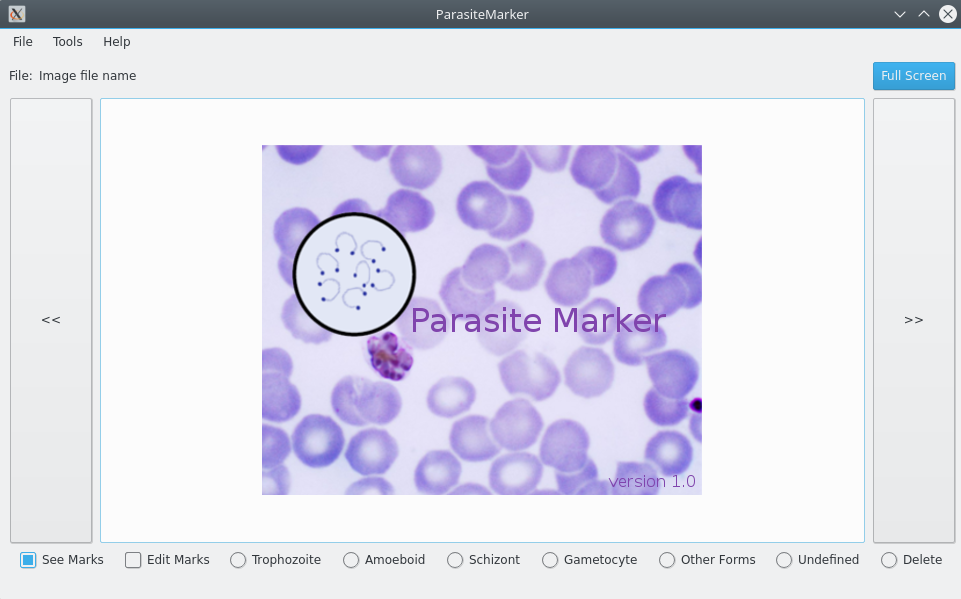

Reproduce this figure in Python.
#!/usr/bin/env python
# -*- coding: utf-8 -*-

#########################################################################################
# Copyright (c) 2017 Francisco Perdigon Romero
# Authors: Francisco Perdigon Romero
# email: '[email redacted]'
# About the license: see the file LICENSE.TXT
#########################################################################################

__author__ = 'Francisco Perdigon Romero'
__email__ = '[email redacted]'

from PySide import QtCore, QtGui
import PM_kernel as kernel
import PM_UI as UI
import operator
import os
import csv
import PM_resources
try:
    _fromUtf8 = QtCore.QString.fromUtf8
except AttributeError:
    def _fromUtf8(s):
        return s

try:
    _encoding = QtGui.QApplication.UnicodeUTF8
    def _translate(context, text, disambig):
        return QtGui.QApplication.translate(context, text, disambig, _encoding)
except AttributeError:
    def _translate(context, text, disambig):
        return QtGui.QApplication.translate(context, text, disambig)


### Variaveis auxiliares ###
ClickedPoint = QtCore.QPoint()

### Clases auxiliares ###
class MyGraphicsScene(QtGui.QGraphicsScene):
    """Reimplementacao de QGraphicsView para implementar mousePressEvent"""
    ClickedPoint_S = QtCore.Signal()

    def __init__(self):
        QtGui.QGraphicsScene.__init__(self)

    def mousePressEvent(self, event):
        super(MyGraphicsScene, self).mousePressEvent(event)
        print('mouseMoveEvent: pos {}'.format(event.pos()))
        global ClickedPoint
        ClickedPoint = event.pos()
        self.ClickedPoint_S.emit()


class Ui_PM(UI.Ui_MainWindow):
    def __init__(self):
        super(Ui_PM, self).__init__()

    def setupUi(self, MainWindow):
        # Calling the super stupUi funtion
        super(Ui_PM, self).setupUi(MainWindow)
        ### Codigo adicionado ###

        ### Variaveis auxiliares ###
        self.FirstTime = True

        ### Criacao de Scenes ###
        self.LogoImage_scene = MyGraphicsScene()
        self.OriginalImage_scene = MyGraphicsScene()
        self.MarkedImage_scene = MyGraphicsScene()

        ### Agregacao de escena e colocacao do logo ###
        #LogoImage = QtGui.QImage('LogoImage.jpg')
        #LogoPixmap = QtGui.QPixmap.fromImage(LogoImage)
        LogoPixmap = QtGui.QPixmap(":/Logo/Logo_v1.0.png")
        self.LogoImage_scene.addPixmap(LogoPixmap)
        self.Image_graphicsView.setScene(self.LogoImage_scene)

        ### Methods calls ###

        self.MarkedImage_scene.ClickedPoint_S.connect(self.GraphicsViewClickfunc)
        self.SeeMarks_checkBox.clicked.connect(self.SeeMarksfunc)
        self.ImForward_pushButton.clicked.connect(self.ImForwardfunc)
        self.ImBack_pushButton.clicked.connect(self.ImBackfunc)
        self.OpenFolder_action.triggered.connect(self.MenuOpenfunc)
        self.Close_action.triggered.connect(self.MenuClosefunc)
        self.AboutQt_action.triggered.connect(QtGui.qApp.aboutQt)
        self.About_action.triggered.connect(self.Aboutfunc)
        self.UserInfo_action.triggered.connect(self.UserInfofunc)
        self.Login_action.triggered.connect(self.Loginfunc)
        self.ExportMarks_action.triggered.connect(self.ExportMarksfunc)
        self.Count_Bacillus_action.triggered.connect(self.CountBacillusfunc)
        self.FullScreen_pushButton.clicked.connect(self.FullScreenfunc)

    ### Funcoes para a UI ###
    def FullScreenfunc(self):
        # Para mostrar a scena correta, marcada ou nao
        if kernel.ActImageName != '':
            if self.SeeMarks_checkBox.isChecked():
                items = self.MarkedImage_scene.items()
                totalRect = reduce(operator.or_, (i.sceneBoundingRect() for i in items))
                pix = QtGui.QPixmap(totalRect.width(), totalRect.height())
                painter = QtGui.QPainter(pix)
                self.MarkedImage_scene.render(painter, totalRect)


            else:
                items = self.OriginalImage_scene.items()
                totalRect = reduce(operator.or_, (i.sceneBoundingRect() for i in items))
                pix = QtGui.QPixmap(totalRect.width(), totalRect.height())
                painter = QtGui.QPainter(pix)
                self.OriginalImage_scene.render(painter, totalRect)

            imageViewer = FSImageViewer(pix)
            imageViewer.showFullScreen()
            imageViewer.exec_() # da error pero si lo quito el full Screen no funciona
            print('Image em FullScreen')

    def CountBacillusfunc(self):

        fn_col = []
        tn_col = []
        an_col = []
        sn_col = []
        gn_col = []
        ofn_col = []
        un_col = []

        fn_col.append('File Name')
        tn_col.append('Trophozoite')
        an_col.append('Amoeboid')
        sn_col.append('Schizont')
        gn_col.append('Gametocyte')
        ofn_col.append('Other Forms')
        un_col.append('Undefined')

        all_tn = 0
        all_an = 0
        all_sn = 0
        all_gn = 0
        all_ofn = 0
        all_un = 0

        self.MenuOpenfunc()

        if os.path.exists(kernel.ActImagesFolder + '/' + kernel.CountFolder) == False:
            os.mkdir(kernel.ActImagesFolder + '/' + kernel.CountFolder)

        FN = kernel.ActImagesFolder.split('/')[-1]
        CSVCountFile = FN + '_CountFile.csv'

        Num_Img = kernel.ImagesList.__len__()

        for i in range(Num_Img):
            kernel.ActImageName = kernel.ImagesList[i]

            # Ler marcas do aquivo asociado
            kernel.CSVMarkRead(
                kernel.ActImagesFolder + '/' + kernel.AnnotationFolder + '/' + kernel.ActImageName.split('/')[-1][
                                                                               :-3] + 'csv')
            # Parasites in one image
            tn = kernel.Trophozoite.__len__()
            an = kernel.Amoeboid.__len__()
            sn = kernel.Schizonts.__len__()
            gn = kernel.Gametocyte.__len__()
            ofn = kernel.Other_Forms.__len__()
            un = kernel.Undefined.__len__()

            # All parasites of tail
            all_tn += tn
            all_an += an
            all_sn += sn
            all_gn += gn
            all_ofn += ofn
            all_un += un


            fn_col.append(kernel.ActImageName.split('/')[-1][:-4])
            tn_col.append(tn)
            an_col.append(an)
            sn_col.append(sn)
            gn_col.append(gn)
            ofn_col.append(ofn)
            un_col.append(un)


        fn_col.insert(1, 'Total')
        tn_col.insert(1, all_tn)
        an_col.insert(1, all_an)
        sn_col.insert(1, all_sn)
        gn_col.insert(1, all_gn)
        ofn_col.insert(1, all_ofn)
        un_col.insert(1, all_un)

        fn_col.insert(2, ' ')
        tn_col.insert(2, ' ')
        an_col.insert(2, ' ')
        sn_col.insert(2, ' ')
        gn_col.insert(2, ' ')
        ofn_col.insert(2, ' ')
        un_col.insert(2, ' ')

        # Write all quantite of Bacillus in tail
        with open(kernel.ActImagesFolder + '/' + kernel.CountFolder + '/' + CSVCountFile, 'wb') as f:
            writer = csv.writer(f)

            for fn,tn,an,sn,gn,ofn,un in zip(fn_col,tn_col,an_col,sn_col,gn_col,ofn_col,un_col):
                writer.writerow([fn,tn,an,sn,gn,ofn,un])

        print('Parasites Counted')

    def ExportMarksfunc(self):
        self.MenuOpenfunc()

        if os.path.exists(kernel.ActImagesFolder + '/' + kernel.ExportFolder) == False:
            os.mkdir(kernel.ActImagesFolder + '/' + kernel.ExportFolder)

        Num_Img = kernel.ImagesList.__len__()
        for i in range(Num_Img):
            # Codigo para fucionar as capas da scene e gerar uma so mapa de bits
            items = self.MarkedImage_scene.items()
            totalRect = reduce(operator.or_, (i.sceneBoundingRect() for i in items))
            pix = QtGui.QPixmap(totalRect.width(), totalRect.height())
            #pix = QtGui.QPixmap(1388, 1040)
            self.MarkedImage_scene.render(QtGui.QPainter(pix))
            #Depois de fucionadas todas as marcas num so mapa de pixels ele pode ser salvado como BMP
            pix.save(kernel.ActImagesFolder + '/' + kernel.ExportFolder + '/' + kernel.ActImageName.split('/')[-1][:-4] + '_Marked.bmp')
            if i < (Num_Img - 1):
                self.ImForward_NoShowfunc()
            else:
                self.Image_graphicsView.setScene(self.LogoImage_scene)
                self.ImFileName_label.setText('Bacillus image file name')

        print('Images Exported')

    def SaveSceneToBMP(self):
        # Codigo para fucionar as capas da scene e gerar uma so mapa de bits

        items = self.MarkedImage_scene.items()
        totalRect = reduce(operator.or_, (i.sceneBoundingRect() for i in items))
        pix = QtGui.QPixmap(totalRect.width(), totalRect.height())
        painter = QtGui.QPainter(pix)
        self.MarkedImage_scene.render(painter, totalRect)

        #Depois de fucionadas todas as marcas num so mapa de pixels ele pode ser salvado como BMP
        filename = kernel.ActImagesFolder + '/' + kernel.ExportFolder + '/' + kernel.ActImageName.split('/')[-1][:-4] + '_Marked.bmp'
        pix.save(kernel.ActImagesFolder + '/' + kernel.ExportFolder + '/' + kernel.ActImageName.split('/')[-1][:-4] + '_Marked.bmp')

    def UserInfofunc(self):
        uiDialog = QtGui.QDialog()
        uid = UI_Dialog()
        uid.setupUi(uiDialog)
        uiDialog.show()
        uiDialog.exec_()

    def Loginfunc(self):
        lwDialog = QtGui.QDialog()
        lwd = LW_Dialog()
        lwd.setupUi(lwDialog)
        lwDialog.show()
        lwDialog.exec_()

    def Aboutfunc(self):

        QtGui.QMessageBox.about(QtGui.QMainWindow(), "About ParasiteMarker",
                "<b>ParaciteMarker v0.1</b> is an aplication to easy mark Malaria parasites. This software born from the <b>BacillusMarker v1.0</b> project."
                "<br><br><a href=\"https://opensource.org/licenses/MIT\">MIT License</a>"
                "<br>Copyright (c) 2017 Francisco Perdigón Romero"                
                "<br><br>Email: <a href=\"mailto:[email redacted]\">[email redacted]</a>"
                "<br><br>Support"
                "<br>Universidade Federal do Amazonas, Brasil (UFAM)."
                "<br> <a href=\"http://www.ufam.edu.br/\">http://www.ufam.edu.br/</a>"
                "<br>Centro de Pesquisa e Desenvolvimento em Tecnologia Eletrônica e da Informação (CETELI)."
                "<br> <a href=\"http://www.ceteli.ufam.edu.br/\">http://www.ceteli.ufam.edu.br/</a> "
                "<br>Instituto Nacional de Pesquisa da Amazonia (INPA)."
                "<br> <a href=\"http://portal.inpa.gov.br/\">http://portal.inpa.gov.br/</a>"
                .decode("utf8"))

    def SeeMarksfunc(self):
        if kernel.ActImageName != '':
            # Para mostrar a scena correta, marcada ou nao
            if self.SeeMarks_checkBox.isChecked():
                self.Image_graphicsView.setScene(self.MarkedImage_scene)
            else:
                self.Image_graphicsView.setScene(self.OriginalImage_scene)

    def ImForwardfunc(self):
        if kernel.ActUserNameType != []:
            if kernel.ActImagesFolder == '':
                FolderN = QtGui.QFileDialog.getExistingDirectory(self.centralwidget, 'Open images folder')
                kernel.GetBMPImagesInFolder(FolderN.__str__())
                kernel.ActImagesFolder = FolderN.__str__()
                self.FirstTime = True

            if kernel.ActImagesFolder != '':
                if self.FirstTime == False:
                    # Contador de imagem atual, se chega no final da lista ele vai para o inicio
                    if (kernel.ImagesList.__len__() - 1) == kernel.ActImageNumber:
                        kernel.ActImageNumber = 0
                    else:
                        kernel.ActImageNumber += 1
                else:
                    self.FirstTime = False


                if kernel.ActImageModifiedMarks:
                    # Salvar marcas, no numero anterior porque ja voi aumentado o puntero
                    kernel.CSVMarkWrite(kernel.ActImagesFolder + '/' + kernel.AnnotationFolder + '/' + kernel.ActImageName.split('/')[-1][:-3] + 'csv')
                    kernel.CSVLogWrite(kernel.ActImagesFolder + '/' + kernel.LogFolder + '/' + kernel.ActImageName.split('/')[-1][:-3] + 'csv')
                    kernel.ActImageModifiedMarks = False
                    print('CSV actual')
                    print(kernel.ActImagesFolder + '/' + kernel.AnnotationFolder + '/' + kernel.ActImageName.split('/')[-1][:-3] + 'csv')
                    print('IMG actual')
                    print(kernel.ActImageName)

                print('kernel.ActImageNumber')
                print(kernel.ActImageNumber)
                kernel.ActImageName = kernel.ImagesList[kernel.ActImageNumber]

                # Ler marcas do aquivo asociado
                kernel.CSVMarkRead(kernel.ActImagesFolder + '/' + kernel.AnnotationFolder + '/' + kernel.ActImageName.split('/')[-1][:-3] + 'csv')
                kernel.CSVLogRead(kernel.ActImagesFolder + '/' + kernel.LogFolder + '/' + kernel.ActImageName.split('/')[-1][:-3] + 'csv')

                self.update_Item_Number()

                TMPImage = QtGui.QImage(kernel.ImagesList[kernel.ActImageNumber])
                TMPPixmap = QtGui.QPixmap.fromImage(TMPImage)
                self.OriginalImage_scene.clear()
                self.MarkedImage_scene.clear()
                self.OriginalImage_scene.addPixmap(TMPPixmap)
                self.MarkedImage_scene.addPixmap(TMPPixmap)

                #llamar a la funcion que coloca todas las marcas
                self.PaintAllMarksfunc()

                # Para mostrar a scena correta, marcada ou nao
                if self.SeeMarks_checkBox.isChecked():
                    self.Image_graphicsView.setScene(self.MarkedImage_scene)
                else:
                    self.Image_graphicsView.setScene(self.OriginalImage_scene)


        else:
            lwDialog = QtGui.QDialog()
            lwd = LW_Dialog()
            lwd.setupUi(lwDialog)
            lwDialog.show()
            lwDialog.exec_()

    def ImForward_NoShowfunc(self):
        kernel.ActImageNumber += 1
        print('kernel.ActImageNumber')
        print(kernel.ActImageNumber)
        kernel.ActImageName = kernel.ImagesList[kernel.ActImageNumber]

        # Ler marcas do aquivo asociado
        kernel.CSVMarkRead(kernel.ActImagesFolder + '/' + kernel.AnnotationFolder + '/' + kernel.ActImageName.split('/')[-1][:-3] + 'csv')


        TMPImage = QtGui.QImage(kernel.ImagesList[kernel.ActImageNumber])
        TMPPixmap = QtGui.QPixmap.fromImage(TMPImage)
        self.OriginalImage_scene.clear()
        self.MarkedImage_scene.clear()
        self.OriginalImage_scene.addPixmap(TMPPixmap)
        self.MarkedImage_scene.addPixmap(TMPPixmap)

        #llamar a la funcion que coloca todas las marcas
        self.PaintAllMarksfunc()

    def ImBackfunc(self):
        if kernel.ActUserNameType != []:
            if kernel.ActImagesFolder == '':
                FolderN = QtGui.QFileDialog.getExistingDirectory(self.centralwidget, 'Open images folder')
                kernel.GetBMPImagesInFolder(FolderN.__str__())
                kernel.ActImagesFolder = FolderN.__str__()
                self.FirstTime = True

            if kernel.ActImagesFolder != '':
                if self.FirstTime == False:
                    # Contador de imagem atual, se chega no final da lista ele vai para o inicio
                    if (kernel.ImagesList.__len__() - 1) == kernel.ActImageNumber:
                        kernel.ActImageNumber = 0
                    else:
                        kernel.ActImageNumber -= 1
                else:
                    self.FirstTime = False

                if kernel.ActImageModifiedMarks:
                    # Salvar marcas, no numero anterior porque ja voi aumentado o puntero
                    kernel.CSVMarkWrite(kernel.ActImagesFolder + '/' + kernel.AnnotationFolder + '/' + kernel.ActImageName.split('/')[-1][:-3] + 'csv')
                    kernel.CSVLogWrite(kernel.ActImagesFolder + '/' + kernel.LogFolder + '/' + kernel.ActImageName.split('/')[-1][:-3] + 'csv')
                    kernel.ActImageModifiedMarks = False

                print('kernel.ActImageNumber')
                print(kernel.ActImageNumber)
                kernel.ActImageName = kernel.ImagesList[kernel.ActImageNumber]

                # Ler marcas do aquivo asociado
                kernel.CSVMarkRead(kernel.ActImagesFolder + '/' + kernel.AnnotationFolder + '/' + kernel.ActImageName.split('/')[-1][:-3] + 'csv')
                kernel.CSVLogRead(kernel.ActImagesFolder + '/' + kernel.LogFolder + '/' + kernel.ActImageName.split('/')[-1][:-3] + 'csv')

                self.update_Item_Number()

                TMPImage = QtGui.QImage(kernel.ImagesList[kernel.ActImageNumber])
                TMPPixmap = QtGui.QPixmap.fromImage(TMPImage)
                self.OriginalImage_scene.clear()
                self.MarkedImage_scene.clear()
                self.OriginalImage_scene.addPixmap(TMPPixmap)
                self.MarkedImage_scene.addPixmap(TMPPixmap)

                #llamar a la funcion que coloca todas las marcas
                self.PaintAllMarksfunc()

                # Para mostrar a scena correta, marcada ou nao
                if self.SeeMarks_checkBox.isChecked():
                    self.Image_graphicsView.setScene(self.MarkedImage_scene)
                else:
                    self.Image_graphicsView.setScene(self.OriginalImage_scene)
        else:
            lwDialog = QtGui.QDialog()
            lwd = LW_Dialog()
            lwd.setupUi(lwDialog)
            lwDialog.show()
            lwDialog.exec_()

    def MenuOpenfunc(self):
        if kernel.ActUserNameType != []:
            FolderN = QtGui.QFileDialog.getExistingDirectory(self.centralwidget, 'Open images folder')
            kernel.GetBMPImagesInFolder(FolderN.__str__())
            kernel.ActImagesFolder = FolderN.__str__()

            if kernel.ActImagesFolder != '':
                self.FirstTime = False

                if kernel.ActImageModifiedMarks:
                    # Salvar marcas, no numero anterior porque ja voi aumentado o puntero
                    kernel.CSVMarkWrite(kernel.ActImagesFolder + '/' + kernel.AnnotationFolder + '/' + kernel.ActImageName.split('/')[-1][:-3] + 'csv')
                    kernel.CSVLogWrite(kernel.ActImagesFolder + '/' + kernel.LogFolder + '/' + kernel.ActImageName.split('/')[-1][:-3] + 'csv')
                    kernel.ActImageModifiedMarks = False

                kernel.ActImageNumber = 0
                kernel.ActImageName = kernel.ImagesList[kernel.ActImageNumber]

                # Ler marcas do aquivo asociado
                kernel.CSVMarkRead(kernel.ActImagesFolder + '/' + kernel.AnnotationFolder + '/' + kernel.ActImageName.split('/')[-1][:-3] + 'csv')
                kernel.CSVLogRead(kernel.ActImagesFolder + '/' + kernel.LogFolder + '/' + kernel.ActImageName.split('/')[-1][:-3] + 'csv')

                self.update_Item_Number()

                TMPImage = QtGui.QImage(kernel.ImagesList[kernel.ActImageNumber])
                TMPPixmap = QtGui.QPixmap.fromImage(TMPImage)
                self.OriginalImage_scene.clear()
                self.MarkedImage_scene.clear()
                self.OriginalImage_scene.addPixmap(TMPPixmap)
                self.MarkedImage_scene.addPixmap(TMPPixmap)

                #llamar a la funcion que coloca todas las marcas
                self.PaintAllMarksfunc()

                # Para mostrar a scena correta, marcada ou nao
                if self.SeeMarks_checkBox.isChecked():
                    self.Image_graphicsView.setScene(self.MarkedImage_scene)
                else:
                    self.Image_graphicsView.setScene(self.OriginalImage_scene)
        else:
            lwDialog = QtGui.QDialog()
            lwd = LW_Dialog()
            lwd.setupUi(lwDialog)
            lwDialog.show()
            lwDialog.exec_()

    def MenuClosefunc(self):
        if kernel.ActImageModifiedMarks:
            # Salvar marcas, no numero anterior porque ja voi aumentado o puntero
            kernel.CSVMarkWrite(kernel.ActImagesFolder + '/' + kernel.AnnotationFolder + '/' + kernel.ActImageName.split('/')[-1][:-3] + 'csv')
            kernel.CSVLogWrite(kernel.ActImagesFolder + '/' + kernel.LogFolder + '/' + kernel.ActImageName.split('/')[-1][:-3] + 'csv')
            kernel.ActImageModifiedMarks = False

        quit()

    def GraphicsViewClickfunc(self): # Hacer funcion para el delete
        if self.EditMarks_checkBox.isChecked():
            global ClickedPoint
            self.EditMarksfunc([int(ClickedPoint.x()), int(ClickedPoint.y())])

    def EditMarksfunc(self, Position):
        """Agrega uma marca na variavel de kernel e na escena de marcas"""
        [x, y] = Position
        kernel.ActImageModifiedMarks = True

        if self.Bacillus_radioButton.isChecked():
            kernel.Trophozoite.append(['t', x, y])
            self.MarkImagefunc(kernel.Trophozoite[-1])

        if self.BacillusCluster_radioButton.isChecked():
            kernel.Amoeboid.append(['a', x, y])
            self.MarkImagefunc(kernel.Amoeboid[-1])

        if self.radioButton_2.isChecked():
            kernel.Schizonts.append(['s', x, y])
            self.MarkImagefunc(kernel.Schizonts[-1])

        if self.radioButton.isChecked():
            kernel.Gametocyte.append(['g', x, y])
            self.MarkImagefunc(kernel.Gametocyte[-1])

        if self.radioButton_3.isChecked():
            kernel.Other_Forms.append(['of', x, y])
            self.MarkImagefunc(kernel.Other_Forms[-1])

        if self.Undefined_radioButton.isChecked():
            kernel.Undefined.append(['u',x,y])
            self.MarkImagefunc(kernel.Undefined[-1])

        if self.Delete_radioButton.isChecked():
            c = 0
            for ltype,lx,ly in kernel.Trophozoite:
                if ((lx - 5) < x) and ((lx + 5) > x) and ((ly - 5) < y) and ((ly + 5) > y):
                    kernel.Trophozoite.__delitem__(c)
                    print('Element deleted')
                    self.PaintAllMarksfunc()
                c += 1

            c = 0
            for ltype,lx,ly in kernel.Amoeboid:
                if ((lx - 5) < x) and ((lx + 5) > x) and  ((ly - 5) < y) and ((ly + 5) > y):
                    kernel.Amoeboid.__delitem__(c)
                    print('Element deleted')
                    self.PaintAllMarksfunc()
                c += 1

            c = 0
            for ltype, lx, ly in kernel.Schizonts:
                if ((lx - 5) < x) and ((lx + 5) > x) and ((ly - 5) < y) and ((ly + 5) > y):
                    kernel.Schizonts.__delitem__(c)
                    print('Element deleted')
                    self.PaintAllMarksfunc()
                c += 1

            c = 0
            for ltype, lx, ly in kernel.Gametocyte:
                if ((lx - 5) < x) and ((lx + 5) > x) and ((ly - 5) < y) and ((ly + 5) > y):
                    kernel.Gametocyte.__delitem__(c)
                    print('Element deleted')
                    self.PaintAllMarksfunc()
                c += 1

            c = 0
            for ltype, lx, ly in kernel.Other_Forms:
                if ((lx - 5) < x) and ((lx + 5) > x) and ((ly - 5) < y) and ((ly + 5) > y):
                    kernel.Other_Forms.__delitem__(c)
                    print('Element deleted')
                    self.PaintAllMarksfunc()
                c += 1

            c = 0
            for ltype,lx,ly in kernel.Undefined:
                if ((lx - 5) < x) and ((lx + 5) > x) and  ((ly - 5) < y) and ((ly + 5) > y):
                    kernel.Undefined.__delitem__(c)
                    print('Element deleted')
                    self.PaintAllMarksfunc()
                c += 1

    def MarkImagefunc(self, mark):
        [type, x, y] = mark

        """ Funcao para adicionar marca na imagem"""
        Trophozoite_color = QtGui.QColor(QtCore.Qt.red)
        Amoeboid_color = QtGui.QColor(QtCore.Qt.yellow)
        Schizonts_color = QtGui.QColor(QtCore.Qt.darkCyan)
        Gametocyte_color = QtGui.QColor(QtCore.Qt.green)
        Other_Forms_color = QtGui.QColor(QtCore.Qt.darkMagenta)
        Undefined_color = QtGui.QColor(QtCore.Qt.black)
        MarkSize = 6

        if type == 't':
            brush = QtGui.QBrush(QtGui.QColor(Trophozoite_color))
            pen = QtGui.QPen(QtGui.QColor(Trophozoite_color),1,QtCore.Qt.SolidLine)
            self.MarkedImage_scene.addEllipse(x - (MarkSize/2), y - (MarkSize/2), MarkSize, MarkSize,pen, brush)

        if type == 'a':
            brush = QtGui.QBrush(QtGui.QColor(Amoeboid_color))
            pen = QtGui.QPen(QtGui.QColor(Amoeboid_color),1,QtCore.Qt.SolidLine)
            self.MarkedImage_scene.addRect(x - (MarkSize/2), y - (MarkSize/2), MarkSize, MarkSize,pen, brush)

        if type == 's':
            brush = QtGui.QBrush(QtGui.QColor(Schizonts_color))
            pen = QtGui.QPen(QtGui.QColor(Schizonts_color),1,QtCore.Qt.SolidLine)
            self.MarkedImage_scene.addEllipse(x - (MarkSize/2), y - (MarkSize/2), MarkSize, MarkSize,pen, brush)

        if type == 'g':
            brush = QtGui.QBrush(QtGui.QColor(Gametocyte_color))
            pen = QtGui.QPen(QtGui.QColor(Gametocyte_color),1,QtCore.Qt.SolidLine)
            self.MarkedImage_scene.addRect(x - (MarkSize/2), y - (MarkSize/2), MarkSize, MarkSize,pen, brush)

        if type == 'of':
            brush = QtGui.QBrush(QtGui.QColor(Other_Forms_color))
            pen = QtGui.QPen(QtGui.QColor(Other_Forms_color),1,QtCore.Qt.SolidLine)
            self.MarkedImage_scene.addEllipse(x - (MarkSize/2), y - (MarkSize/2), MarkSize, MarkSize,pen, brush)

        if type == 'u':
            brush = QtGui.QBrush(QtGui.QColor(Undefined_color))
            pen = QtGui.QPen(QtGui.QColor(Undefined_color),1,QtCore.Qt.SolidLine)
            triangle = QtGui.QPolygonF()
            triangle.append(QtCore.QPointF(x, y-(MarkSize/2)))
            triangle.append(QtCore.QPointF(x-(MarkSize/2)-1, y+(MarkSize/2)))
            triangle.append(QtCore.QPointF(x+(MarkSize/2)+2, y+(MarkSize/2)))
            self.MarkedImage_scene.addPolygon(triangle,pen, brush)

        self.update_Item_Number()

    def PaintAllMarksfunc(self):
        # limpando scene
        self.MarkedImage_scene.clear()
        # cargando imagem atual que e kernel.ActImageNumber - 1 ja que o pontero foi incrementado para a pocicao segente em uma outra funcao
        TMPImage = QtGui.QImage(kernel.ImagesList[kernel.ActImageNumber])
        TMPPixmap = QtGui.QPixmap.fromImage(TMPImage)
        self.OriginalImage_scene.addPixmap(TMPPixmap)
        self.MarkedImage_scene.addPixmap(TMPPixmap)

        for item in kernel.Trophozoite:
            self.MarkImagefunc(item)
        for item in kernel.Amoeboid:
            self.MarkImagefunc(item)
        for item in kernel.Schizonts:
            self.MarkImagefunc(item)
        for item in kernel.Gametocyte:
            self.MarkImagefunc(item)
        for item in kernel.Other_Forms:
            self.MarkImagefunc(item)
        for item in kernel.Undefined:
            self.MarkImagefunc(item)

        self.update_Item_Number()

    def update_Item_Number(self):
        # This function Update the number of items in label
        tn = kernel.Trophozoite.__len__()
        an = kernel.Amoeboid.__len__()
        sn = kernel.Schizonts.__len__()
        gn = kernel.Gametocyte.__len__()
        ofn = kernel.Other_Forms.__len__()
        un = kernel.Undefined.__len__()
        self.ImFileName_label.setText(kernel.ActImageName.split('/')[-1] + '    T:' + tn.__str__() +
                                                                              ' A:' + an.__str__() +
                                                                              ' S:' + sn.__str__() +
                                                                              ' G:' + gn.__str__() +
                                                                              ' OF:' + ofn.__str__() +
                                                                              ' U:' + un.__str__())

########### LOGINWINDOWS UI ##############

class LW_Dialog(object):
    def setupUi(self, Dialog):
        Dialog.setObjectName("Dialog")
        Dialog.resize(320, 240)
        self.buttonBox = QtGui.QDialogButtonBox(Dialog)
        self.buttonBox.setGeometry(QtCore.QRect(10, 200, 301, 32))
        self.buttonBox.setOrientation(QtCore.Qt.Horizontal)
        self.buttonBox.setStandardButtons(QtGui.QDialogButtonBox.Cancel|QtGui.QDialogButtonBox.Ok)
        self.buttonBox.setObjectName("buttonBox")
        self.label = QtGui.QLabel(Dialog)
        self.label.setGeometry(QtCore.QRect(20, 60, 41, 16))
        self.label.setObjectName("label")
        self.Name_lineEdit = QtGui.QLineEdit(Dialog)
        self.Name_lineEdit.setGeometry(QtCore.QRect(60, 60, 241, 24))
        self.Name_lineEdit.setObjectName("Name_lineEdit")
        self.Marker_radioButton = QtGui.QRadioButton(Dialog)
        self.Marker_radioButton.setGeometry(QtCore.QRect(40, 130, 101, 21))
        self.Marker_radioButton.setObjectName("Marker_radioButton")
        self.Corrector_radioButton = QtGui.QRadioButton(Dialog)
        self.Corrector_radioButton.setGeometry(QtCore.QRect(180, 130, 101, 21))
        self.Corrector_radioButton.setObjectName("Corrector_radioButton")

        self.retranslateUi(Dialog)
        QtCore.QObject.connect(self.buttonBox, QtCore.SIGNAL("accepted()"), Dialog.accept)
        QtCore.QObject.connect(self.buttonBox, QtCore.SIGNAL("rejected()"), Dialog.reject)
        QtCore.QMetaObject.connectSlotsByName(Dialog)

        ### Methods calls ###
        self.buttonBox.accepted.connect(self.OKDialogfunc)

    def retranslateUi(self, Dialog):
        Dialog.setWindowTitle(QtGui.QApplication.translate("Dialog", "Login Window", None, QtGui.QApplication.UnicodeUTF8))
        self.label.setText(QtGui.QApplication.translate("Dialog", "Name:", None, QtGui.QApplication.UnicodeUTF8))
        self.Marker_radioButton.setText(QtGui.QApplication.translate("Dialog", "Marker", None, QtGui.QApplication.UnicodeUTF8))
        self.Corrector_radioButton.setText(QtGui.QApplication.translate("Dialog", "Corrector", None, QtGui.QApplication.UnicodeUTF8))

    ### Funcoes para a UI ###
    def OKDialogfunc(self):

        if self.Marker_radioButton.isChecked():
            usertype = 'Marker'
        if self.Corrector_radioButton.isChecked():
            usertype = 'Corrector'
        kernel.ActUserNameType = []
        kernel.ActUserNameType.append([self.Name_lineEdit.text().__str__(), usertype])

        print(kernel.ActUserNameType)

class UI_Dialog(object):
    def setupUi(self, Dialog):
        Dialog.setObjectName("Dialog")
        Dialog.resize(601, 240)
        self.Log_tableWidget = QtGui.QTableWidget(Dialog)
        self.Log_tableWidget.setGeometry(QtCore.QRect(10, 20, 581, 201))
        self.Log_tableWidget.setObjectName("Log_tableWidget")
        self.Log_tableWidget.setColumnCount(3)
        self.Log_tableWidget.setRowCount(0)
        item = QtGui.QTableWidgetItem()
        self.Log_tableWidget.setHorizontalHeaderItem(0, item)
        item = QtGui.QTableWidgetItem()
        self.Log_tableWidget.setHorizontalHeaderItem(1, item)
        item = QtGui.QTableWidgetItem()
        self.Log_tableWidget.setHorizontalHeaderItem(2, item)

        self.retranslateUi(Dialog)
        QtCore.QMetaObject.connectSlotsByName(Dialog)

        ##### Prenchimento das tabelas #####
        for unt in kernel.UserNameTypeList:
            nameItem = QtGui.QTableWidgetItem(unt[0])
            userTypeItem = QtGui.QTableWidgetItem(unt[1])
            dateItem = QtGui.QTableWidgetItem(unt[2])

            act_row = self.Log_tableWidget.rowCount()
            self.Log_tableWidget.setRowCount(act_row + 1)

            self.Log_tableWidget.setItem(act_row, 0, nameItem)
            self.Log_tableWidget.setItem(act_row, 1, userTypeItem)
            self.Log_tableWidget.setItem(act_row, 2, dateItem)

        #self.Log_tableWidget.resizeRowsToContents()
        self.Log_tableWidget.resizeColumnsToContents()

    def retranslateUi(self, Dialog):
        Dialog.setWindowTitle(QtGui.QApplication.translate("Dialog", "Users Info", None, QtGui.QApplication.UnicodeUTF8))
        self.Log_tableWidget.horizontalHeaderItem(0).setText(QtGui.QApplication.translate("Dialog", "Name", None, QtGui.QApplication.UnicodeUTF8))
        self.Log_tableWidget.horizontalHeaderItem(1).setText(QtGui.QApplication.translate("Dialog", "User Type", None, QtGui.QApplication.UnicodeUTF8))
        self.Log_tableWidget.horizontalHeaderItem(2).setText(QtGui.QApplication.translate("Dialog", "Date", None, QtGui.QApplication.UnicodeUTF8))

class PictureLabel(QtGui.QLabel):

    pictureClicked = QtCore.Signal(str) # can be other types (list, dict, object...)

    def __init__(self,  parent=None):
        super(PictureLabel, self).__init__(parent)

    def mousePressEvent(self, event):
        self.pictureClicked.emit("emit the signal")

class FSImageViewer(QtGui.QMainWindow):
    def keyPressEvent(self, event):
        key = event.key()
        if key == QtCore.Qt.Key_F2:
            self.close()

    def __init__(self,pixmap):
        super(FSImageViewer, self).__init__()

        self.scaleFactor = 0.0

        self.imageLabel = PictureLabel()
        self.imageLabel.setBackgroundRole(QtGui.QPalette.Base)
        self.imageLabel.setSizePolicy(QtGui.QSizePolicy.Ignored,
                QtGui.QSizePolicy.Ignored)
        self.imageLabel.setScaledContents(True)

        self.scrollArea = QtGui.QScrollArea()
        self.scrollArea.setBackgroundRole(QtGui.QPalette.Dark)
        self.scrollArea.setWidget(self.imageLabel)
        self.setCentralWidget(self.scrollArea)

        self.setWindowTitle("Image Viewer")
        self.resize(500, 400)
        self.PM = pixmap
        self.imageLabel.setPixmap(self.PM)
        self.scrollArea.setWidgetResizable(True)
        self.imageLabel.pictureClicked.connect(self.Exitfunc)

    def normalSize(self):
        self.imageLabel.adjustSize()
        self.scaleFactor = 1.0

    def Exitfunc(self):
        self.close()
        
class K_MainWindows(QtGui.QMainWindow):
    """Objeto criado para implementar la captura dos eventos do teclado"""
    def keyPressEvent(self, event):
        key = event.key()
        if key == QtCore.Qt.Key_F4:
            ui.ImForwardfunc()
        if key == QtCore.Qt.Key_F3:
            ui.ImBackfunc()
        if key == QtCore.Qt.Key_F2:
            ui.FullScreenfunc()

    def closeEvent(self, event):
        print('Event on close activated')
        ui.MenuClosefunc()

    def __init__(self):
        super(K_MainWindows, self).__init__()

if __name__ == "__main__":
    import sys
    app = QtGui.QApplication(sys.argv)

    MainWindow = K_MainWindows()
    ui = Ui_PM()
    ui.setupUi(MainWindow)
    MainWindow.show()

    sys.exit(app.exec_())

